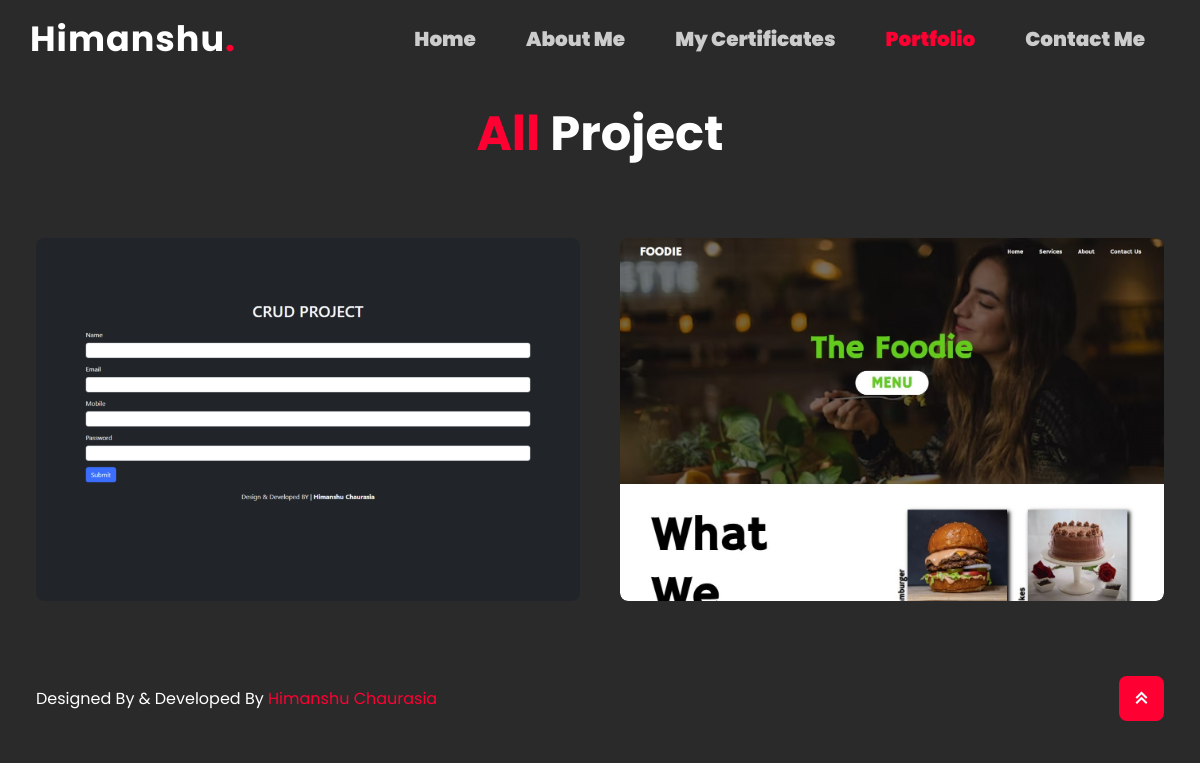
The page /portfolio/ on the database its author committed.
### App/models.py (models this page shows, shortened)
class Template(models.Model):
    logo = models.CharField(max_length=50)
    full_name = models.CharField(max_length=100)
    phone = models.IntegerField()
    email = models.EmailField(max_length=254)
    footer = models.CharField(max_length=50, null=True, default="Design By ")
    footer_hero = models.CharField(max_length=50, null=True, default=full_name)
    date = models.DateField(auto_now_add=True)
    class Meta:
        verbose_name = ("Template")
        verbose_name_plural = ("Templates")

class Portfolio(models.Model):
    image = models.ImageField(upload_to="portfolio/")
    project_name = models.CharField(max_length=250)
    description = models.CharField(max_length=500)
    link = models.CharField(max_length=500)
    class Meta:
        verbose_name = ("Portfolio")
        verbose_name_plural = ("Portfolios")

### App/views.py (the view)
# urls.py: path("portfolio/",Portfolio_page,name="portfolio"),
def Portfolio_page(request):
    template = Template.objects.last()
    portfolio = Portfolio.objects.all()
    data = {
        'template': template,
        'portfolio': portfolio,
        'navbar':'page4'
    }
    return render(request, "frontend/portfolio.html", data)

### templates/frontend/portfolio.html (shortened to what this page needs)
{% extends "master.html" %}
{% load static %}
{% block body %}
    <section class="portfolio" id="portfolio">
        <div class="main-text">
            <h2><span>All </span>Project</h2>
        </div>
        <div class="portfolio-content">
            {% for i in portfolio %}
            <div class="row">
                <img src="{{i.image.url}}">
            </div>
            {% endfor %}
        </div>
    </section>
{% endblock body %}

### templates/master.html (shortened to what this page needs)
<!DOCTYPE html>
<html lang="en" >
    {% load static %}
<head>
    <link rel="stylesheet" href="{% static 'includes/css/main.css' %}">
    <link rel="stylesheet" href="{% static 'includes/css/style.css' %}">
    <link rel="stylesheet" href="{% static 'includes/css/responsive.css' %}">
    <link rel="stylesheet" href="{% static 'includes/css/lightbox.min.css' %}">
    <link rel="stylesheet"href="https://unpkg.com/boxicons@latest/css/boxicons.min.css">
</head>
<body>
    <header>
        <a href="{% url 'home' %}" class="logo">{{template.logo}}<span>.</span></a>
        <ul class="navlist">
            <li><a href="{% url 'home' %}" class="{% if navbar == 'page1' %} active {% endif%}">Home</a></li>
            <li><a href="{% url 'about' %}" class="{% if navbar == 'page2' %} active {% endif%}" >About Me</a></li>
            <li><a href="{% url 'certificate' %}" class="{% if navbar == 'page3' %} active {% endif%}">My Certificates</a></li>
            <li><a href="{% url 'portfolio' %}" class="{% if navbar == 'page4' %} active {% endif%}">Portfolio</a></li>
            <li><a href="{% url 'contact' %}" class="{% if navbar == 'page5' %} active {% endif%}">Contact Me</a></li>
        </ul>
    </header>
    {% block body %}
    {% endblock body %}
 <footer class="footer">
    <div class="last-text">
        <p>{{template.footer}} <span >{{template.full_name}}</span></p>
    </div>
    <div class="top">
        <a href="#home"><i class='bx bx-chevrons-up'></i></a>
    </div>
</footer>
</body>
</html>

### static/includes/css/main.css (style rules this page uses)
* { padding: 0; margin: 0; box-sizing: border-box; text-decoration: none; list-style: none; scroll-behavior: smooth; font-family: 'Poppins', sans-serif; }
:root { --bg-color:#2a2a2a; --second-bg-color:#202020; --text-color:#fff; --second-color:#ccc; --main-color:#FF0032; --big-font:5rem; --h2-font:3rem; --p-font:1.1rem; }
html { scroll-behavior: smooth; }
body { background: var(--bg-color); color: var(--text-color); }

### static/includes/css/style.css (style rules this page uses)
header { position: fixed; width: 100%; top: 0; right: 0; z-index: 1000; display: flex; justify-content: space-between; align-items: center; background: transparent; padding: 22px 15%; border-bottom: 1px solid transparent; transition: all .45s ease; }
.logo { color: var(--text-color); font-size: 35px; font-weight: 700; letter-spacing: 1px; }
span { color: var(--main-color); }
.navlist { display: flex; }
.navlist a { color: var(--second-color); font-size: 20px; font-weight: 900; margin: 0 25px; transition: all .45s ease; }
.navlist a.active { color: var(--main-color); }
section { padding: 160px 15%; }
.main-text { text-align: center; }
.main-text h2 { font-size: var(--h2-font); line-height: 1; }
.portfolio-content { display: grid; grid-template-columns: repeat(auto-fit,minmax(350px,auto)); align-items: center; gap: 2.5rem; margin-top: 5rem; }
.row { position: relative; overflow: hidden; border-radius: 8px; cursor: pointer; }
.row img { width: 100%; border-radius: 8px; display: block; transition:all 0.5s ease-in-out; }
.footer { padding: 20px 15%; display: flex; flex-wrap: wrap; align-items: center; justify-content: space-between; gap: 2rem; background: var(--bg-color); }
.last-text p { color: var(--text-color); }
.top i { padding: 10px; border-radius: 8px; font-size: 25px; color: var(--text-color); background: var(--main-color); }

### static/includes/css/responsive.css (style rules this page uses)
@media (max-width: 1480px) { header { padding: 12px 2.5%; transition: .1s; } }
@media (max-width: 1480px) { section { padding: 110px 3% 60px; } }
@media (max-width: 1480px) { .footer { padding: 15px 3%; } }

### rows shown on the page
Template: logo "Himanshu", footer "Designed By & Developed By", full_name "Himanshu Chaurasia"
Portfolio: image (picture)
Portfolio: image (picture)
